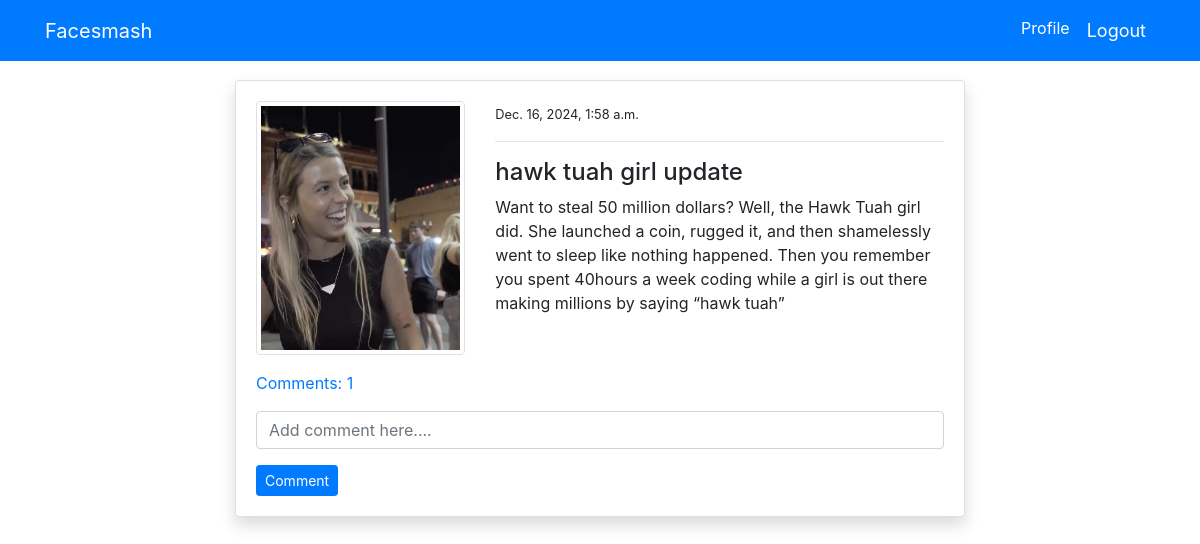
The page /post_detail/12/ (signed in) on the database its author committed.
### blog/models.py (models this page shows, shortened)
class PostModel(models.Model):
    title = models.CharField(max_length=100)
    content = models.TextField()
    author = models.ForeignKey(User, on_delete=models.CASCADE)
    date_created = models.DateTimeField(auto_now_add=True)
    class Meta:
        ordering = ('-date_created',)
    def comment_count(self):
        return self.comment_set.all().count()
    def comments(self):
        return self.comment_set.all()

### users/models.py (models this page shows, shortened)
class ProfileModel(models.Model):
    user = models.OneToOneField(User, on_delete=models.CASCADE)
    image = models.ImageField(default='default.jpg', upload_to='profile', validators=[
                              FileExtensionValidator(['png', 'jpg'])])

### blog/views.py (the view)
# urls.py: path('post_detail/<int:pk>/', views.post_detail, name='blog-post-detail'),
@login_required
def post_detail(request, pk):
    post = PostModel.objects.get(id=pk)
    if request.method == 'POST':
        c_form = CommentForm(request.POST)
        if c_form.is_valid():
            instance = c_form.save(commit=False)
            instance.user = request.user
            instance.post = post
            instance.save()
            return redirect('blog-post-detail', pk=post.id)
    else:
        c_form = CommentForm()
    context = {
        'post': post,
        'c_form': c_form,
    }
    return render(request, 'blog/post_detail.html', context)

### blog/forms.py
class CommentForm(forms.ModelForm):
    content = forms.CharField(
        label='', widget=forms.TextInput(attrs={'placeholder': 'Add comment here....'}))
    class Meta:
        model = Comment
        fields = ('content',)

### templates/blog/post_detail.html (shortened to what this page needs)
{% extends 'partials/base.html' %}
{% load crispy_forms_tags %}
{% block content %}
<div class="container">
    <div class="row mt-5 pt-3">
        <div class="col-md-8 offset-md-2">
            <div class="card my-3 shadow">
                <div class="card-body">
                    <div class="row">
                        <div class="col-md-4">
                            <img class="img-thumbnail" src="{{ post.author.profilemodel.image.url }}" alt="profile-img">
                        </div>
                        <div class="col-md-8">
                            <small>{{ post.date_created }}</small>
                            <hr>
                            <h4>{{ post.title }}</h4>
                            <p>
                                {{ post.content }}
                            </p>
                        </div>
                    </div>
                    <p class="mt-3">
                        <a class="" data-toggle="collapse" href="#collapseExample" role="button" aria-expanded="false"
                            aria-controls="collapseExample">
                            Comments: {{ post.comment_count }}
                        </a>
                    </p>
                    <form method="POST">
                        {{ c_form|crispy }}
                        <input class="btn btn-primary btn-sm" type="submit" value="Comment">
                    </form>
                </div>
            </div>
        </div>
    </div>
</div>
{% endblock %}

### rows shown on the page
PostModel: author.profilemodel.image (picture), date_created "Dec. 16, 2024, 1:58 a.m.", title "hawk tuah girl update", content "Want to steal 50 million dollars? Well, the Hawk Tuah girl did. She launched a coin, rugged it, and then shamelessly went to sleep like nothing happened. Then you remember you spent 40hours a week coding while a girl is out there making millions by saying “hawk tuah”", comment_count "1"
